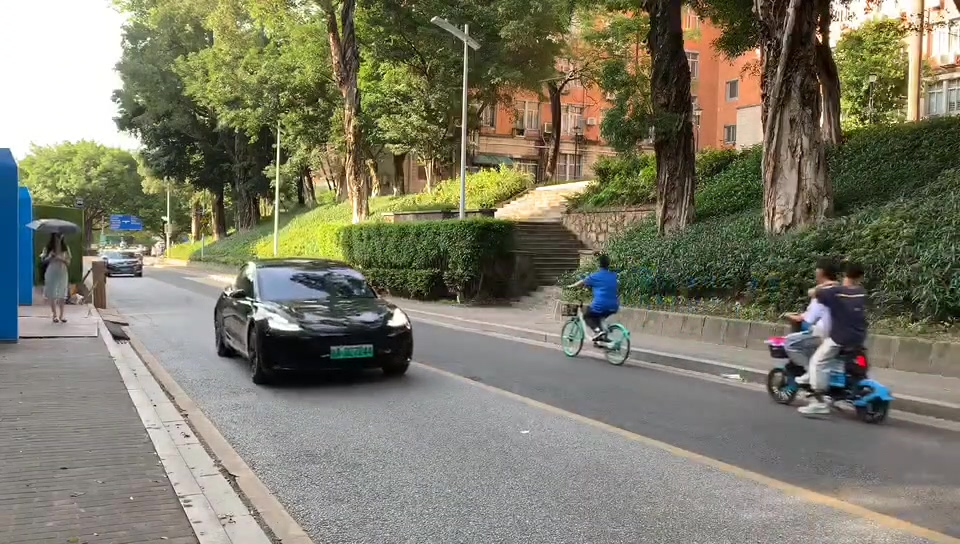
#> input picture 1.jpg, 960 x 544 px, given in place of video2.mp4, which was not available
$ python precess.py
#> lines starting #> are read from the running program, lines starting #| are printed output that depends on the picture; after the words box and inside, x2 and y2 are one past the last pixel; in counts of white or black regions, pixels touching at a corner belong together; pictures that were not available may be replaced by others from this repository, and a replacement may not be noted
#> further down, frame is the input picture: shape (544, 960, 3); mean B, G, R 104.7, 122.8, 124.5
import cv2
import numpy as np
import matplotlib.pyplot as plt

plt.figure(0, figsize=(16, 8))

def preprocess(frame, k_size=5, fileter='Gauss', threshold=60, op=None):
#> called with k_size = 5, fileter = 'm', threshold = 60, op = 2
    gray = cv2.cvtColor(frame, cv2.COLOR_BGR2GRAY)
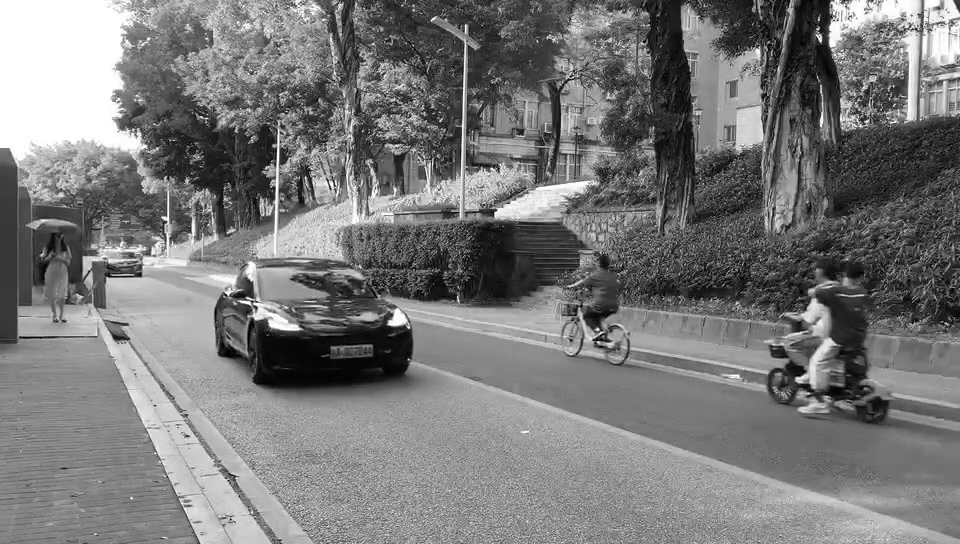
#> gray: shape (544, 960); min 0, max 255, mean 121.3
    gray = cv2.GaussianBlur(gray, (k_size, k_size), 0.) if fileter == 'Gauss' \
            else cv2.medianBlur(gray, k_size)
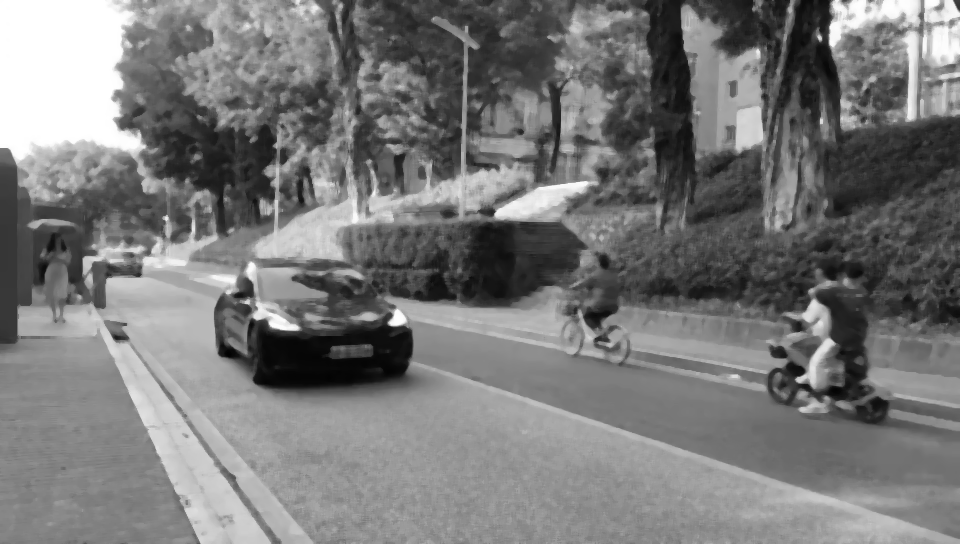
#> gray: shape (544, 960); min 1, max 255, mean 120.7
    _, thresh = cv2.threshold(gray, threshold, 255, cv2.THRESH_BINARY)
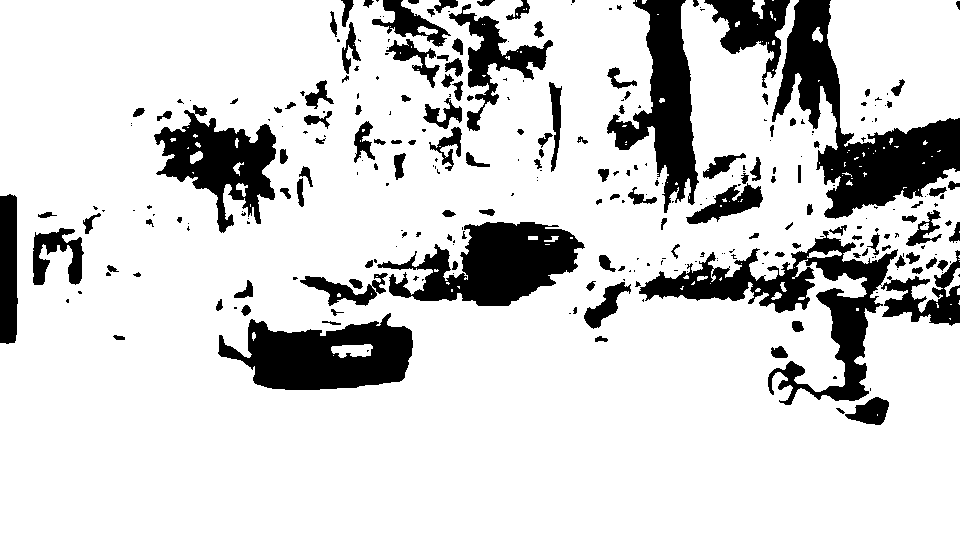
#> thresh: shape (544, 960); 82.8% white; 298 black regions (160 under 20 px), largest, box (x1, y1, x2, y2) and area: (772, 0, 960, 219) 13603, (639, 231, 898, 405) 11139, (377, 222, 585, 306) 9602
    if op:
        op = cv2.getStructuringElement(op, (k_size, k_size))
        thresh = cv2.erode(thresh, op)
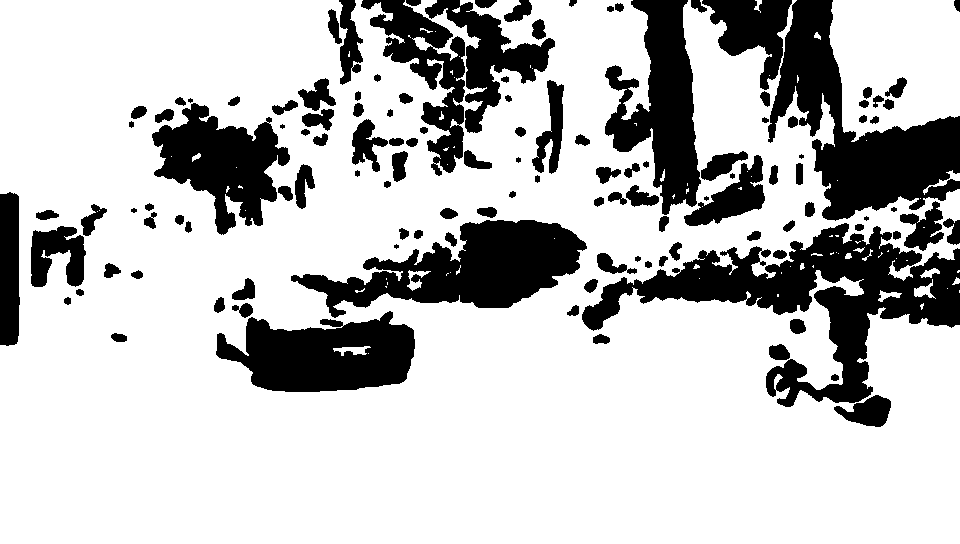
#> thresh: shape (544, 960); 75.8% white; 124 black regions (6 under 20 px), largest, box (x1, y1, x2, y2) and area: (582, 223, 960, 407) 22262, (768, 0, 960, 221) 16864, (291, 220, 587, 318) 13891
        thresh = cv2.dilate(thresh, op)
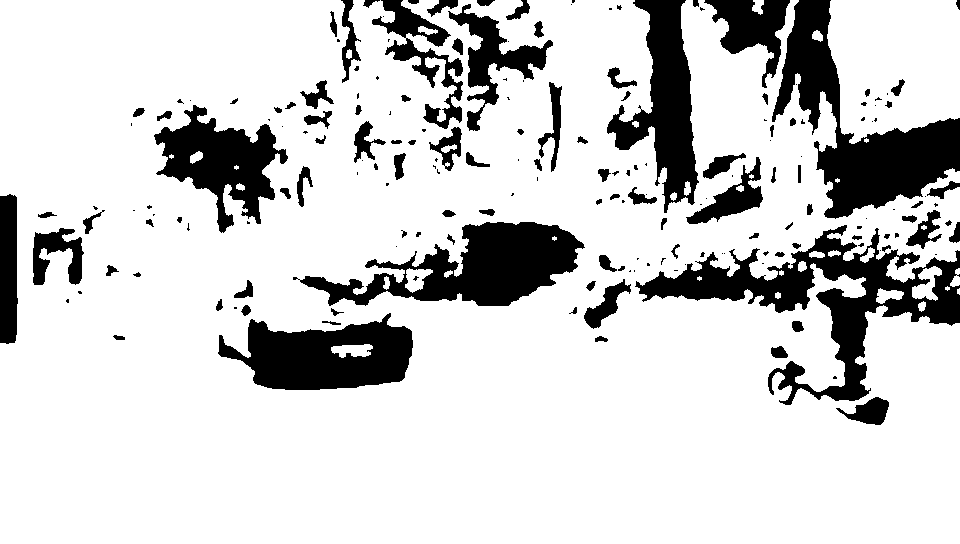
#> thresh: shape (544, 960); 81.9% white; 189 black regions (87 under 20 px), largest, box (x1, y1, x2, y2) and area: (635, 225, 960, 405) 15406, (772, 0, 960, 219) 14083, (293, 222, 585, 306) 11439
    return gray, thresh

def frame_diff(frames):
    diff_1 = cv2.absdiff(frames[1], frames[0])
    diff_2 = cv2.absdiff(frames[2], frames[1])
    diff = cv2.absdiff(diff_2, diff_1)
    return diff

cap = cv2.VideoCapture('video2.mp4')
ret, frame = cap.read()
_, frame = preprocess(frame, k_size=5, fileter='m', op=cv2.MORPH_ELLIPSE)
frames = [frame] * 3
#> frames = 3 items
while ret:
    ret, frame = cap.read()
    orig_img = frame
    _, frame = preprocess(frame, k_size=5, fileter='m', op=cv2.MORPH_ELLIPSE)
    frames.pop(0)
    frames.append(frame)
    diff = frame_diff(frames)
#> in frame_diff, `diff_1 = cv2.absdiff(frames[1], frames[0])`: diff_1: shape (544, 960); every value is 0

    contours, _ = cv2.findContours(diff, cv2.RETR_EXTERNAL, cv2.CHAIN_APPROX_SIMPLE)
#> contours = []
    contours.sort(key = lambda contour: cv2.contourArea(contour), reverse=True)
    for contour in contours[:3]:
        box = cv2.boundingRect(contour)
        x, y, w, h = box
        orig_img = cv2.rectangle(orig_img, (x, y), (w, h), (0, 255, 0))
#> this loop made 0 passes
    # orig_img = cv2.drawContours(orig_img, contours[:10], -1, (0, 255, 0))

    orig_img = cv2.cvtColor(orig_img, cv2.COLOR_BGR2RGB)
    # plt.imshow(diff, cmap='gray')
    plt.imshow(orig_img)
    plt.pause(0.0001)
    plt.clf()
cap.release()

# plt.show()
